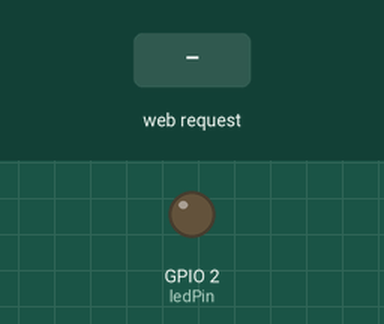
The sketch below on a simulated ESP32. On the bench: output pins drawn as LEDs (lit = HIGH). The test bench sets the inputs (shaded band). WiFi joins after 1.5 s; servers stay silent unless stated; what the sketch prints to the serial monitor is not drawn.

Above: at 2.8 s.
2.9 s: HTTP request GET /setBright?val=1 received
At 3.7 s:
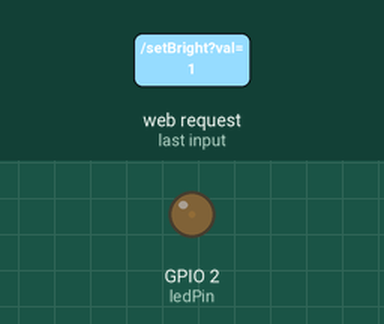
4.4 s: HTTP request GET /setBright?val=120 received
At 4.9 s:
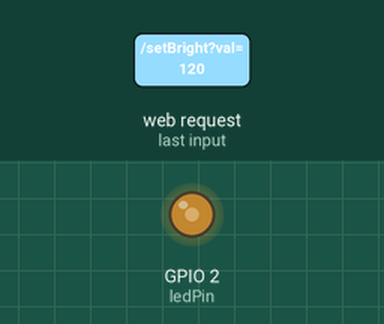
Timing chart, 0 to 7.4 s (numbered marks = the images above; inputs shaded):
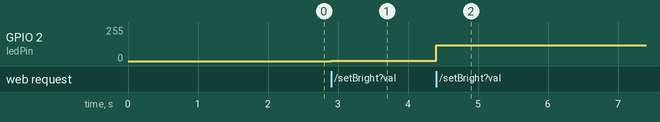

The sketch:

ex07.ino
```cpp
#include <WiFi.h>
#include <WebServer.h>

// 修改成你自己的WiFi名称和密码
const char* wifiName = "Deng1314";
const char* wifiPwd = "12332145";

WebServer server(80);
const int ledPin = 2;   // LED接GPIO2
int brightness = 0;     // 亮度范围0~255

// 网页界面代码（滑动条+实时数值）
String webHtml = R"HTML(
<!DOCTYPE html>
<html>
<head>
<meta charset="UTF-8">
<title>网页无级调光</title>
</head>
<body style="text-align:center;margin-top:120px;font-size:22px;">
<h2>ESP32 滑动条调光器</h2>
<input type="range" min="0" max="255" value="0" id="lightSlider" style="width:85%;height:35px;">
<p>当前亮度值：<span id="num">0</span></p >
<script>
let slider = document.getElementById("lightSlider");
let showNum = document.getElementById("num");
// 拖动滑动条实时发送数值给ESP32
slider.oninput = function(){
  let val = this.value;
  showNum.innerText = val;
  fetch("/setBright?val="+val);
}
</script>
</body>
</html>
)HTML";

// 首页路由，返回网页
void handleIndex(){
  server.send(200, "text/html", webHtml);
}

// 接收滑动条亮度参数
void handleBright(){
  if(server.hasArg("val")){
    brightness = server.arg("val").toInt();
    analogWrite(ledPin, brightness);
  }
  server.send(200, "text/plain", "success");
}

void setup() {
  pinMode(ledPin, OUTPUT);
  analogWrite(ledPin, 0);
  Serial.begin(115200);

  // 连接WiFi
  WiFi.begin(wifiName, wifiPwd);
  while(WiFi.status() != WL_CONNECTED){
    delay(400);
    Serial.print(".");
  }
  Serial.println("\nWiFi连接成功，设备IP：");
  Serial.println(WiFi.localIP());

  // 绑定网页接口
  server.on("/", handleIndex);
  server.on("/setBright", handleBright);
  server.begin();
}

void loop() {
  server.handleClient();
}
```

Measured:
- after the input at 2.9 s, GPIO 2 (ledPin): 0/255 → 1/255 at once
- after the input at 4.4 s, GPIO 2 (ledPin): 1/255 → 120/255 at once
